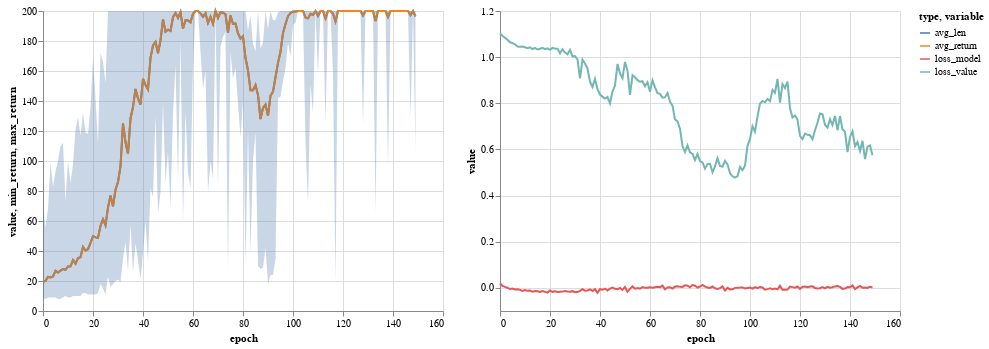

The notebook cell this image was saved under:
### Code cell
base = alt.Chart(results.melt(["epoch", "min_return", "max_return", "min_len", "max_len", "loss_model", "loss_value"], value_vars=None, var_name="type"))
(
base.mark_line().encode(x="epoch:Q", y="value:Q", color="type:N") + 
base.mark_area(opacity=0.3).encode(x="epoch:Q", y="min_return:Q", y2="max_return:Q")
) | alt.Chart(results.melt(["epoch"], ["loss_model", "loss_value"])).mark_line().encode(x="epoch:Q", y="value:Q", color="variable:N")

### Figure 1 — Vega-Lite specification as saved in the notebook (floating-point values rounded to 4 significant figures; data arrays with more than 128 entries replaced by an {"elided": "..."} marker saying what was removed)
{"config": {"view": {"continuousWidth": 400, "continuousHeight": 300}}, "hconcat": [{"layer": [{"mark": "line", "encoding": {"color": {"type": "nominal", "field": "type"}, "x": {"type": "quantitative", "field": "epoch"}, "y": {"type": "quantitative", "field": "value"}}}, {"mark": {"type": "area", "opacity": 0.3}, "encoding": {"x": {"type": "quantitative", "field": "epoch"}, "y": {"type": "quantitative", "field": "min_return"}, "y2": {"field": "max_return"}}}], "data": {"name": "data-2bf08bb3fb068b783afc67af256d351a"}}, {"data": {"name": "data-9ba5d33c455268399394b8b71ce9a6d9"}, "mark": "line", "encoding": {"color": {"type": "nominal", "field": "variable"}, "x": {"type": "quantitative", "field": "epoch"}, "y": {"type": "quantitative", "field": "value"}}}], "$schema": "https://vega.github.io/schema/vega-lite/v4.8.1.json", "datasets": {"data-2bf08bb3fb068b783afc67af256d351a": {"elided": "300 records"}, "data-9ba5d33c455268399394b8b71ce9a6d9": {"elided": "300 records"}}}
